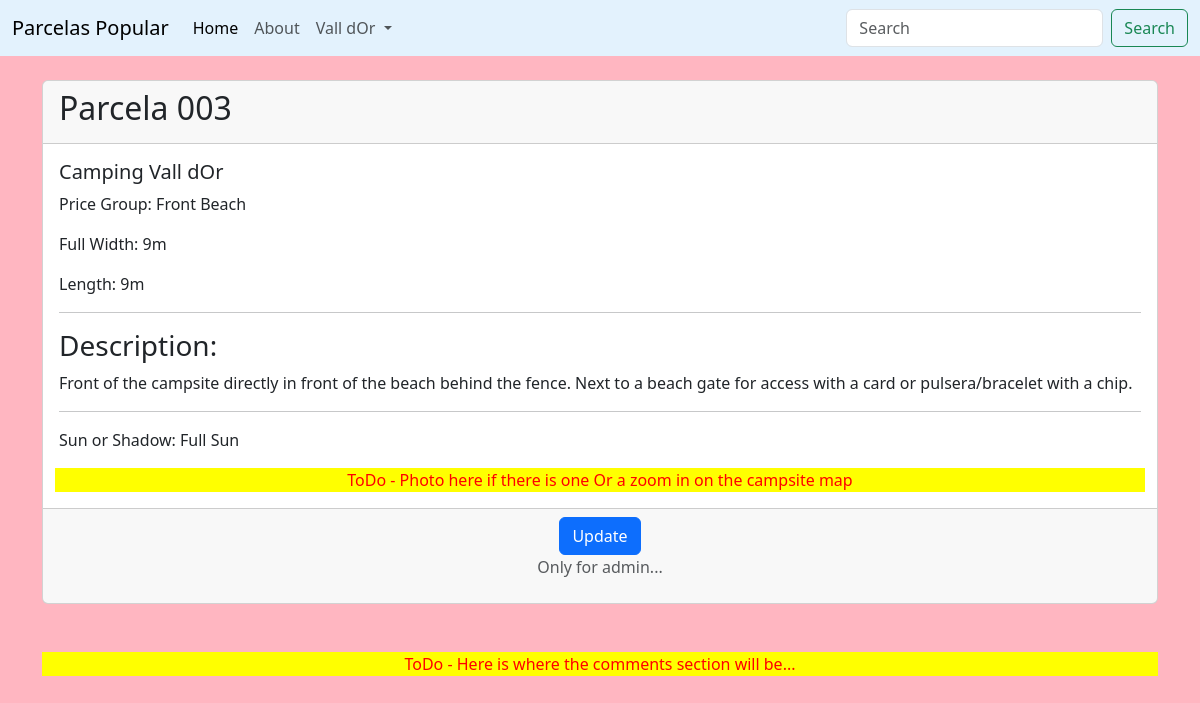
Page /show_parcela/3 on the committed database.
### cvdor/models.py (models this page shows, shortened)
class Parcela(models.Model):
    number = models.CharField('Plot Number', max_length=20)
    campsite = models.ForeignKey(Campsite, blank=True, null=True, on_delete=models.CASCADE)
    group = models.ForeignKey('Group', blank=True, null=True, on_delete=models.CASCADE)
    width = models.IntegerField('Size', blank=True)
    length = models.IntegerField('Plot Length', blank=True)
    description = models.TextField('Description')
    sun = models.ForeignKey(Sun, blank=True, null=True, on_delete=models.CASCADE)

class Campsite(models.Model):
    name = models.CharField('Campsite Name', max_length=40)
    address = models.CharField(max_length=320)
    postcode = models.CharField('Postal Code', max_length=10)
    w3words = models.CharField(max_length=60)
    phone = models.CharField('Phone', max_length=25)
    web = models.URLField('Website Address')
    email_address = models.EmailField('Email Address')
    def __str__(self):
        return self.name

class Group(models.Model):
    name = models.CharField('Group', max_length=25)
    def __str__(self):
        return self.name

class Sun(models.Model):
    sun = models.CharField('SunOrShadow', max_length=25, default='sun')
    def __str__(self):
        return self.sun

### cvdor/views.py (the view)
# urls.py: path('show_parcela/<parcela_id>', views.show_parcela, name='show-parcela'),
def show_parcela(request, parcela_id):
    parcela = Parcela.objects.get(pk=parcela_id)
    return render(request, "show_parcela.html", {"parcela": parcela})

### cvdor/templates/show_parcela.html
 {% extends 'base.html' %}
{% block content %}
<div class=container>
  <br/>
  <div class="card">
    <div class="card-header">
     <h2>Parcela {{ parcela.number }}</h2>
    </div>
      <div class="card-body">
           <h5 class="card-title">{{ parcela.campsite }}</h5>
           <p class="card-text">Price Group: {{ parcela.group }}</p>
           <p class="card-text">Full Width: {{ parcela.width }}m</p>
           <p class="card-text">Length: {{ parcela.length }}m</p>
       <hr>
       <h3>Description: </h3>
           <p class="card-text">{{ parcela.description }}</p>
       <hr>
           <p class="card-text">Sun or Shadow: {{ parcela.sun }}</p>
      </div>
    <div class="container text-center">
      <p class="todo"> ToDo -
         Photo here if there is one
         Or a zoom in on the campsite map</p>
    </div>
    <div class="card-footer text-body-secondary text-center">
      <a href="{% url 'update-parcela' parcela.id %}  " class="btn btn-primary">Update </a>
      <p>Only for admin...</p>
     </div>
  </div>
<br><br>
<p class="todo text-center"> ToDo - Here is where the comments section will be...</p>
</div>
{% endblock %}

### cvdor/static/cvdor/css/style.css (style rules this page uses)
body { background-color: lightpink; }
p.todo { color: red; text-align: center; background-color: yellow; }

### rows in the picture
Parcela: number "003", campsite "Camping Vall dOr", group "Front Beach", width "9", length "9", description "Front of the campsite directly in front of the beach behind the fence. Next to a beach gate for access with a card or pulsera/bracelet with a chip.", sun "Full Sun"
